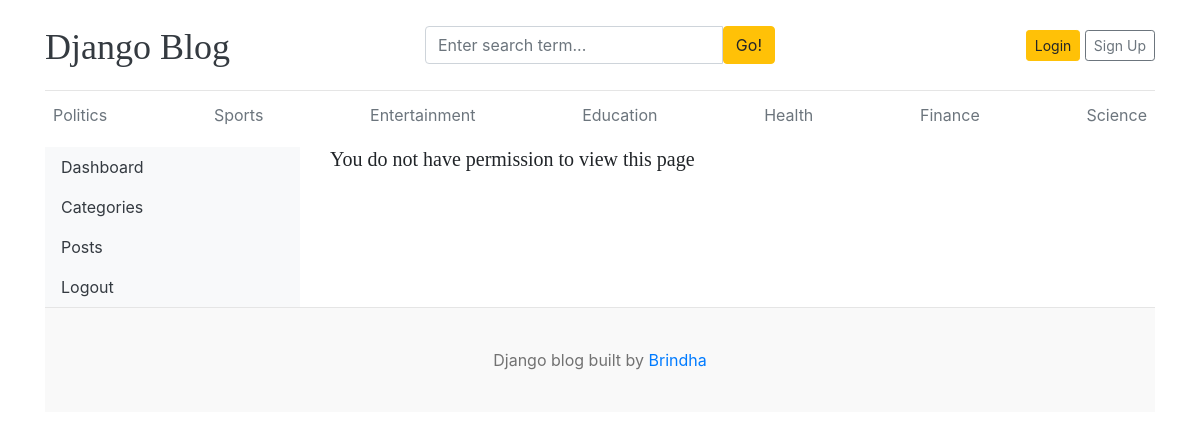
The page /dashboard/users/ on the database its author committed.
### blogs/models.py (models this page shows, shortened)
class Category(models.Model):
    category_name = models.CharField(max_length=50, unique = True)
    created_at = models.DateTimeField(auto_now_add=True)
    updated_at = models.DateTimeField(auto_now=True)
    class Meta:
        verbose_name_plural = 'categories'

### dashboard/views.py (the view)
# urls.py: path('users/', views.users, name='users'),
def users(request):
    users = User.objects.all()
    context = {
        'users':users
    }
    return render(request, 'dashboard/users.html', context)

### blogs/context_processors.py (called while the page is built)
def get_categories(request):
    categories = Category.objects.all()
    return dict(categories=categories)

def get_links(request):
    social_links = SocialLinks.objects.all()
    return dict(social_links=social_links)

### templates/dashboard/users.html
{% extends 'base.html' %}
{% block content %}
<div class="row">
    {% include 'dashboard/sidebar.html' %}
    <div class="col-md-9">
        {% if perms.auth.add_user %}
        <h2> All Posts</h2>
        <a href="{% url 'add_user' %}" class="btn btn-warning text-dark float-right mb-2">Add New</a>
        <br>
        <table class="table table-hover">
            <thead>
                <tr>
                <th>#</th>
                <th>First name</th>
                <th>Username</th>
                <th>Email ID</th>
                <th>Status</th>
                <th>Staff</th>
                <th>Superuser</th>
                <th>Actions</th>
                </tr>
            </thead>
            <tbody>
                {% for user in users%}
                <tr>
                    <th>{{ forloop.counter }}</th>
                    <td>{{ user.first_name }}</td>
                    <td>{{ user.username }}</td>
                    <td>{{ user.email }}</td>
                    <td>{% if user.is_active %}<i class="fa fa-check text-success"></i>{% else %}<i class="fa fa-times text-danger"></i>{% endif %}</td>
                    <td>{% if user.is_staff %}<i class="fa fa-check text-success"></i>{% else %}<i class="fa fa-times text-danger"></i>{% endif %}</td>
                    <td>{% if user.is_superuser %}<i class="fa fa-check text-success"></i>{% else %}<i class="fa fa-times text-danger"></i>{% endif %}</td>
                    <td>
                       <a href="{% url 'edit_user' user.pk %}"><i class="fa fa-edit text-success"></i></a>
                       &nbsp;
                       <a href="{% url 'delete_user' user.pk %}"><i class="fa fa-trash text-danger"></i></a>
                    </td>
                </tr>
                {% endfor %}
            </tbody>
        </table>
        {% else %}
        <h5>You do not have permission to view this page</h5>
        {% endif %}
    </div>
</div>
{% endblock %}

### templates/base.html (shortened to what this page needs)
{% load static %}
<!DOCTYPE html>
<html lang="en">
<head>
    <link href="https://getbootstrap.com/docs/4.0/dist/css/bootstrap.min.css" rel="stylesheet">
    <link href="{% static 'css/blog.css' %}" rel="stylesheet">
    <link rel="stylesheet" href="https://cdnjs.cloudflare.com/ajax/libs/font-awesome/4.7.0/css/font-awesome.min.css">
  </head>
<body>
    <div class="container">
      <header class="blog-header py-3">
        <div class="row flex-nowrap justify-content-between align-items-center">
          <div class="col-4 pt-1">
            <a class="blog-header-logo text-dark" href="/">Django Blog</a>
          </div>
          <div class="col-4">
            <form action="{% url 'search' %}" method="GET">
              <div class="input-group">
                  <input class="form-control" type="text" name="keyword" placeholder="Enter search term..." aria-label="Enter search term..." aria-describedby="button-search" />
                  <button type="submit" class="btn btn-warning" id="button-search" type="button">Go!</button>
              </div>
            </form>
          </div>
          <div class="col-4 d-flex justify-content-end align-items-center">
            {% if user.is_authenticated %}
              <span><a href="{% url 'dashboard' %}">{{ user }}, Dashboard</a></span>
              &emsp;
              <span><a href="{% url 'logout' %}">Logout</a></span>
            {% else %}
            <a class="btn btn-sm btn-warning" href="{% url 'login'%}">Login</a> &nbsp;
            <a class="btn btn-sm btn-outline-secondary" href="{% url 'register' %}">Sign Up</a>
            {% endif %}
          </div>
        </div>
      </header>
      <div class="nav-scroller py-1 mb-2">
        <nav class="nav d-flex justify-content-between">
          {% for category in categories %}
          <a class="p-2 text-muted" href="{% url 'post_by_category' category.id %}">{{ category.category_name }}</a>
          {% endfor %}
        </nav>
      </div>
{% block content%}
{% endblock %}
<footer class="blog-footer">
  <p>Django blog built by <a href="#">Brindha</a></p>
</footer>
</body>
</html>

### blog_app/static/css/blog.css (style rules this page uses)
.blog-header { border-bottom: 1px solid #e5e5e5; }
.blog-header-logo { font-family: "Playfair Display", Georgia, "Times New Roman", serif; font-size: 2.25rem; }
h1, h2, h3, h4, h5, h6 { font-family: "Playfair Display", Georgia, "Times New Roman", serif; }
.blog-footer { padding: 2.5rem 0; color: #727272; text-align: center; background-color: #f9f9f9; border-top: .05rem solid #e5e5e5; }
.blog-footer p:last-child { margin-bottom: 0; }

### rows shown on the page
Category: category_name "Politics"
Category: category_name "Sports"
Category: category_name "Entertainment"
Category: category_name "Education"
Category: category_name "Health"
Category: category_name "Finance"
Category: category_name "Science"
